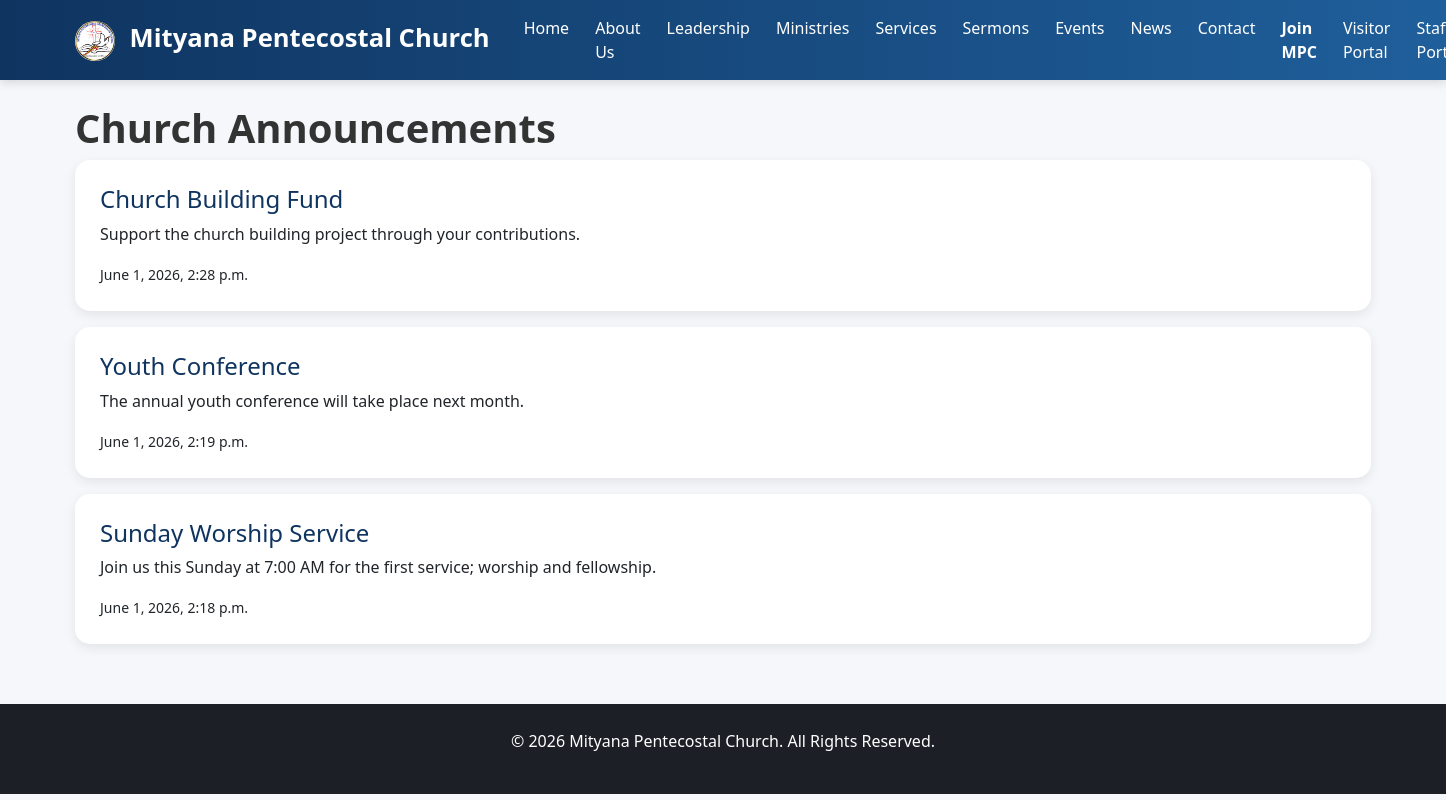
Page /announcements/ on the committed database.
### announcements/models.py (models this page shows, shortened)
class Announcement(models.Model):
    title = models.CharField(max_length=200)
    content = models.TextField()
    created_at = models.DateTimeField(auto_now_add=True)
    is_active = models.BooleanField(default=True)
    class Meta:
        ordering = ['-created_at']

### core/views.py (the view)
# urls.py: path('announcements/', announcement_list, name='announcements'),
def announcement_list(request):
    announcements = Announcement.objects.filter(
        is_active=True
    )
    return render(
        request,
        'announcements.html',
        {
            'announcements': announcements
        }
    )

### templates/announcements.html
{% extends 'base.html' %}
{% block content %}
<h1>Church Announcements</h1>
{% for announcement in announcements %}
<div class="card mb-3">
    <div class="card-body">
        <h4>{{ announcement.title }}</h4>
        <p>
            {{ announcement.content }}
        </p>
        <small>
            {{ announcement.created_at }}
        </small>
    </div>
</div>
{% empty %}
<p>No announcements available.</p>
{% endfor %}
{% endblock %}

### static/css/style.css (style rules this page uses)
body { background-color: #f5f7fa; font-family: "Segoe UI", Arial, sans-serif; color: #333; margin: 0; padding: 0; }
h1 { font-weight: bold; }
h4 { color: #0f3460; }
.card { border: none; border-radius: 15px; overflow: hidden; box-shadow: 0 4px 12px rgba( 0, 0, 0, 0.08 ); transition: all 0.3s ease; }
.card-body { padding: 25px; }

### rows in the picture
Announcement: title "Church Building Fund", content "Support the church building project through your contributions.", created_at "June 1, 2026, 2:28 p.m."
Announcement: title "Youth Conference", content "The annual youth conference will take place next month.", created_at "June 1, 2026, 2:19 p.m."
Announcement: title "Sunday Worship Service", content "Join us this Sunday at 7:00 AM for the first service; worship and fellowship.", created_at "June 1, 2026, 2:18 p.m."
